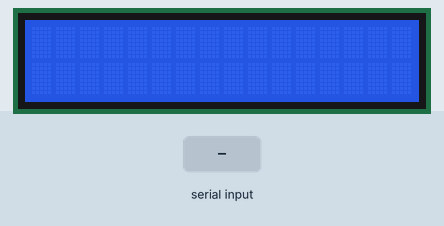
A sketch run on a simulated Arduino Uno, built with avr-gcc and run on an emulated ATmega328P. On the bench: 16×2 character LCD. The inputs (shaded band) are chosen by the test bench.

Above: at 1.6 s.
1.7 s: "=\n" received over Serial
At 3.5 s:
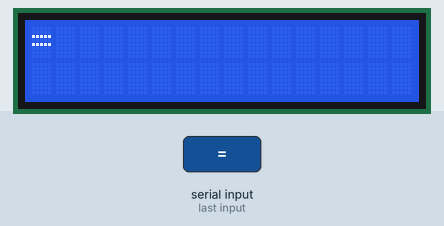
4.7 s: "+\n" received over Serial
At 6.3 s:
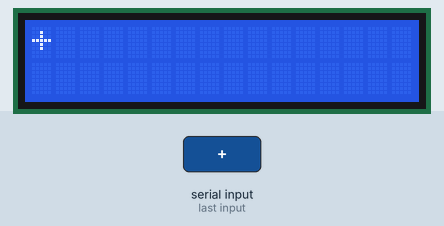
7.7 s: "/\n" received over Serial
At 9.5 s:
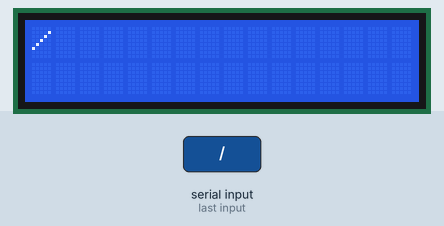
10.7 s: "1\n" received over Serial
At 12.0 s:
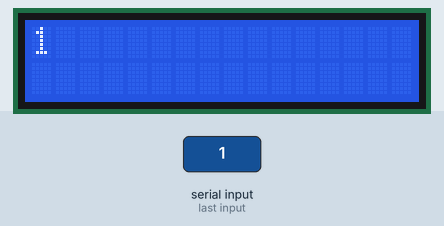
Timing chart, 0 to 13.7 s (numbered marks = the images above; inputs shaded):
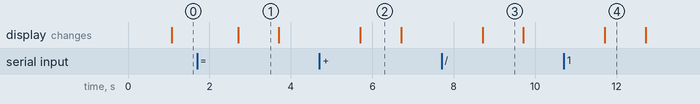

The sketch:

SKETCHLCD.ino
```cpp
#include <Wire.h>
#include <LiquidCrystal_I2C.h>

// Inisialisasi alamat LCD I2C
LiquidCrystal_I2C lcd(0x27, 16, 2);

void setup() {
  // Inisialisasi LCD
  lcd.begin(0x27, 16, 2);
  lcd.backlight();  // Aktifkan pencahayaan belakang LCD
  lcd.clear();      // Bersihkan layar LCD
  Serial.begin(115200);
}

void loop() {
  // Tampilkan tulisan di LCD
  lcd.setCursor(0, 0);
  String coba = Serial.readStringUntil("\n");
  lcd.println(coba);
}
```

Base64.cpp
```cpp
// (licence header left out)
#if (defined(__AVR__))
#include <avr\pgmspace.h>
#else
#include <pgmspace.h>
#endif

const char PROGMEM b64_alphabet[] = "ABCDEFGHIJKLMNOPQRSTUVWXYZ"
		"abcdefghijklmnopqrstuvwxyz"
		"0123456789+/";

/* 'Private' declarations */
inline void a3_to_a4(unsigned char * a4, unsigned char * a3);
inline void a4_to_a3(unsigned char * a3, unsigned char * a4);
inline unsigned char b64_lookup(char c);

int base64_encode(char *output, char *input, int inputLen) {
	int i = 0, j = 0;
	int encLen = 0;
	unsigned char a3[3];
	unsigned char a4[4];

	while(inputLen--) {
		a3[i++] = *(input++);
		if(i == 3) {
			a3_to_a4(a4, a3);

			for(i = 0; i < 4; i++) {
				output[encLen++] = pgm_read_byte(&b64_alphabet[a4[i]]);
			}

			i = 0;
		}
	}

	if(i) {
		for(j = i; j < 3; j++) {
			a3[j] = '\0';
		}

		a3_to_a4(a4, a3);

		for(j = 0; j < i + 1; j++) {
			output[encLen++] = pgm_read_byte(&b64_alphabet[a4[j]]);
		}

		while((i++ < 3)) {
			output[encLen++] = '=';
		}
	}
	output[encLen] = '\0';
	return encLen;
}

int base64_decode(char * output, char * input, int inputLen) {
	int i = 0, j = 0;
	int decLen = 0;
	unsigned char a3[3];
	unsigned char a4[4];


	while (inputLen--) {
		if(*input == '=') {
			break;
		}

		a4[i++] = *(input++);
		if (i == 4) {
			for (i = 0; i <4; i++) {
				a4[i] = b64_lookup(a4[i]);
			}

			a4_to_a3(a3,a4);

			for (i = 0; i < 3; i++) {
				output[decLen++] = a3[i];
			}
			i = 0;
		}
	}

	if (i) {
		for (j = i; j < 4; j++) {
			a4[j] = '\0';
		}

		for (j = 0; j <4; j++) {
			a4[j] = b64_lookup(a4[j]);
		}

		a4_to_a3(a3,a4);

		for (j = 0; j < i - 1; j++) {
			output[decLen++] = a3[j];
		}
	}
	output[decLen] = '\0';
	return decLen;
}

int base64_enc_len(int plainLen) {
	int n = plainLen;
	return (n + 2 - ((n + 2) % 3)) / 3 * 4;
}

int base64_dec_len(char * input, int inputLen) {
	int i = 0;
	int numEq = 0;
	for(i = inputLen - 1; input[i] == '='; i--) {
		numEq++;
	}

	return ((6 * inputLen) / 8) - numEq;
}

inline void a3_to_a4(unsigned char * a4, unsigned char * a3) {
	a4[0] = (a3[0] & 0xfc) >> 2;
	a4[1] = ((a3[0] & 0x03) << 4) + ((a3[1] & 0xf0) >> 4);
	a4[2] = ((a3[1] & 0x0f) << 2) + ((a3[2] & 0xc0) >> 6);
	a4[3] = (a3[2] & 0x3f);
}

inline void a4_to_a3(unsigned char * a3, unsigned char * a4) {
	a3[0] = (a4[0] << 2) + ((a4[1] & 0x30) >> 4);
	a3[1] = ((a4[1] & 0xf) << 4) + ((a4[2] & 0x3c) >> 2);
	a3[2] = ((a4[2] & 0x3) << 6) + a4[3];
}

inline unsigned char b64_lookup(char c) {
	if(c >='A' && c <='Z') return c - 'A';
	if(c >='a' && c <='z') return c - 71;
	if(c >='0' && c <='9') return c + 4;
	if(c == '+') return 62;
	if(c == '/') return 63;
	return -1;
}
```

Measured:
- after the input at 1.7 s, the display: changes after 1.0 s (image 1)
- after the input at 4.7 s, the display: changes after 1.0 s (image 2)
- after the input at 7.7 s, the display: changes after 1.0 s (image 3)
- after the input at 10.7 s, the display: changes after 1.0 s (image 4)
- what the display in image 1 shows lasts 1.0 s, from 2.7 s to 3.7 s
